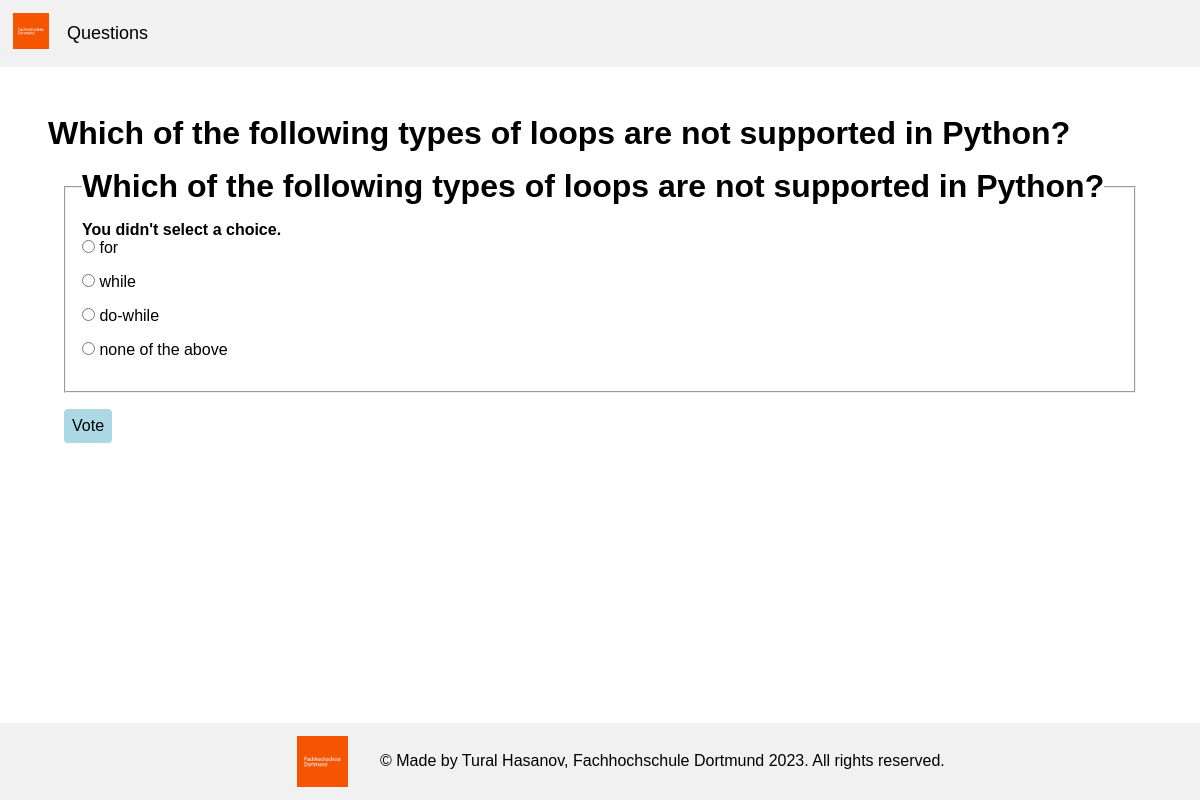
The page /4/vote/ on the database its author committed.
### polls/models.py (models this page shows, shortened)
class Question(models.Model):
    question_text = models.CharField(max_length=200)
    pub_date = models.DateTimeField('date published')
    created_at = models.DateTimeField(auto_now_add=True)
    updated_at = models.DateTimeField(auto_now=True)
    objects = QuestionManager()

class Choice(models.Model):
    question = models.ForeignKey(Question, related_name="question_choices", on_delete=models.CASCADE)
    choice_text = models.CharField(max_length=200)
    votes = models.IntegerField(default=0)
    created_at = models.DateTimeField(auto_now_add=True)
    updated_at = models.DateTimeField(auto_now=True)

### polls/views.py (the view)
# urls.py: path('<int:question_id>/vote/', views.vote, name='vote'),
def vote(request, question_id):
    try:
        question = Question.objects.get(pk=question_id)
        selected_choice = question.question_choices.get(pk=request.POST['choice'])
    except Question.DoesNotExist:
        raise Http404("Question does not exist")
    except (KeyError, Choice.DoesNotExist):
        return render(request, 'polls/detail.html', {
            'question': question,
            'error_message': "You didn't select a choice.",
        })
    selected_choice.votes += 1
    selected_choice.save()
    return HttpResponseRedirect(reverse('polls:results', args=(question.id,)))

### polls/models.py (called while the page is built)
    def get_queryset(self):
        return super().get_queryset().filter(pub_date__lte=timezone.now())

### polls/templates/polls/detail.html (shortened to what this page needs)
{% extends 'app.html' %} {% block content %}
<h1>{{ question.question_text }}</h1>
<form
  class="question-form"
  action="{% url 'polls:vote' question.id %}"
  method="post"
>
  <fieldset class="question-form-fieldset">
    <legend><h1>{{ question.question_text }}</h1></legend>
    {% if error_message %}
    <p><strong>{{ error_message }}</strong></p>
    {% endif %} {% for choice in question.question_choices.all %}
    <div class="form-input">
      <input
        type="radio"
        name="choice"
        id="choice{{ forloop.counter }}"
        value="{{ choice.id }}"
      />
      <label for="choice{{ forloop.counter }}">{{ choice.choice_text }}</label
      ><br />
    </div>
    {% endfor %}
  </fieldset>
  <button class="form-btn" type="submit">Vote</button>
</form>
{% endblock content %}

### static/style.css (style rules this page uses)
* { margin: 0; padding: 0; font-family: Arial, Helvetica, sans-serif; }
form.question-form { margin: 1em; }
form.question-form .question-form-fieldset { padding: 1em; margin-bottom: 1em; }
form.question-form .form-input { margin-bottom: 1em; }
.form-btn { padding: 0.5em; background: lightblue; border: none; border-radius: 4px; cursor: pointer; transition: all 0.6s; font-size: 1em; }

### rows shown on the page
Question: question_text "Which of the following types of loops are not supported in Python?"
Choice: choice_text "for"
Choice: choice_text "while"
Choice: choice_text "do-while"
Choice: choice_text "none of the above"

### other values the page prints
{{ error_message }} "You didn't select a choice."
